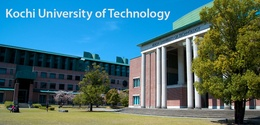
%> input picture ImageProcessing/Exp2_20221017/kut.jpg, 260 x 125 px, shrunk from 933 x 449 before the run
$ octave i1250373_kadai2.m   (GNU Octave 9; MATLAB toolbox functions it lacks are replaced by stand-ins)
%> lines starting %> are read from the running program, lines starting %| are printed output that depends on the picture
close all;
img_name = 'kut.jpg';

img = imread(img_name);
%> img is the input picture: size 125x260x3 uint8; mean R, G, B 72.9, 113.2, 117.8

%グレイスケール画像に変換
gimg = 0.3*img(:,:,1) + 0.59*img(:,:,2) + 0.11*img(:,:,3);
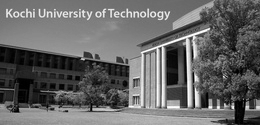
%> gimg: size 125x260 uint8; min 0, max 255, mean 101.7
[height, width] = size(gimg);
%> height = 125; width = 260
% [14 lines of commented-out code are left out]

map = zeros(256,1);
oimg = zeros(height,width);

for k=1:256
    if(k >= 192)
        map (k)=255;
    elseif (k>=128)
        map (k)=170;
    elseif (k>=64)
        map(k)=85;
    else
        map(k)=0;
    end
end
figure('Name','課題2_トーンマップ');
plot([0:255],map);
xlim([0 255]);
ylim([0 255]);
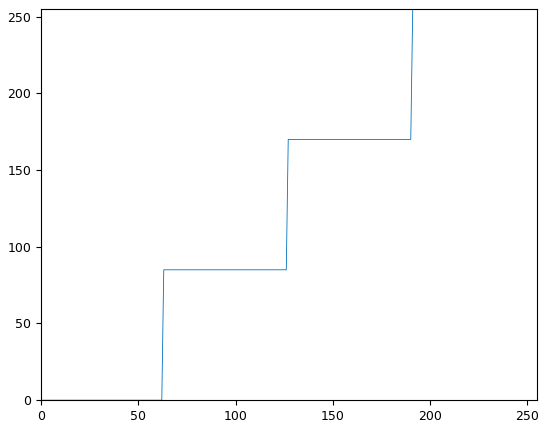
%> figure redrawn from the program's plot data; curve peaks at x = 191, y = 255

for h = 1:height
    for w = 1:width
        oimg(h,w) = map(gimg(h,w) + 1);
    end
end
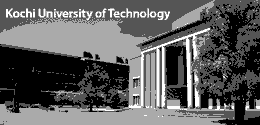
%> oimg: size 125x260 double; min 0, max 255, mean 94.4

result = uint8(oimg);
figure('Name','課題2_結果画像');
imshow(result);


count = zeros(1,256);
for k = 0:255
    for h = 1:height
        for w = 1:width
            if result(h,w) == k
                count(k+1) = count(k+1) + 1;
            end
        end
    end
end
%> after the loop, count = 256 values, max 11187 at index 86, min 0 at index 2, mean 127
figure('Name','課題2_ヒストグラム');
plot([0:255], count);
xlim([0 255]);
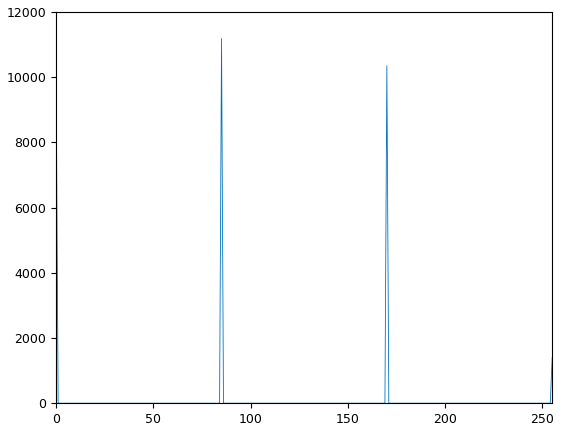
%> figure redrawn from the program's plot data; curve peaks at x = 85, y = 11187
